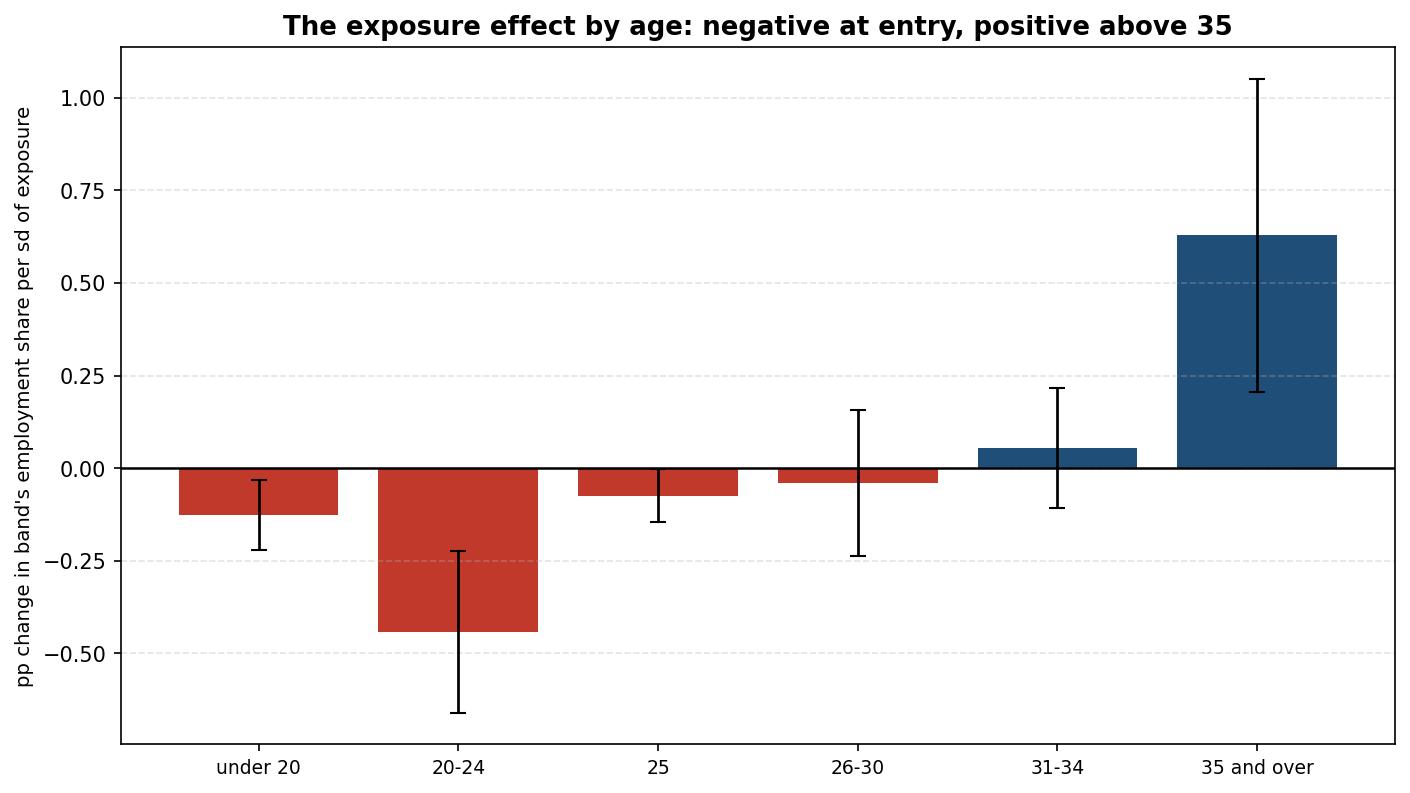

The script that saved this image:
"""
section3_age_gradient.py
Is the effect specific to young workers, or does it hit every age?

WHY THIS MATTERS
Sections 3 and 4 estimate the exposure effect on the 22-25 and 20-24 shares and
find it robustly negative. On its own that is not evidence of an ENTRY-LEVEL
effect. A share is zero-sum across age bands by construction, so a fall in the
young share is mechanically matched by a rise somewhere else; the question is
whether the pattern has the shape an entry-level story predicts.

Brynjolfsson et al.'s fact (2) makes the claim explicitly: "employment of young
workers (ages 22-25) in AI-exposed occupations now stands 19% below where it would
be had it kept pace with that of their less-exposed peers; experienced workers
show no comparable gap." Unlike their fact (5), this one is testable here on this
paper's own outcome, and it is a claim this paper might CONFIRM rather than reject.

WHAT IS RUN
The Section 3 specification, unchanged, on the share of every non-overlapping age
band in turn. If the entry-level reading is right, the coefficient should be
negative and largest for the youngest band, shrink with age, and turn positive for
older bands, because the shares must sum to one.

Panel construction and the estimator live in entry_panel.py.
Writes section3_age_gradient.png.
"""
import numpy as np, pandas as pd
from scipy import stats as sp
import matplotlib; matplotlib.use("Agg")
import matplotlib.pyplot as plt
from entry_panel import load, fe, z, post_x, stars, NONOVERLAP

D = load()
# the non-overlapping bands tile 16-64, so their shares sum to 100 by construction
for b in NONOVERLAP:
    D[f"sh_{b}"] = 100 * D[b] / D.tot
D["sh_a22_25"] = 100 * D.a22_25 / D.tot          # overlapping, reported alongside

LADDER = [("sh_u20", "under 20", 18), ("sh_a20_24", "20-24", 22),
          ("sh_a25", "25", 25), ("sh_a26_30", "26-30", 28),
          ("sh_a31_34", "31-34", 32.5), ("sh_a35p", "35 and over", 45)]

print("=" * 92)
print("IS THE EFFECT SPECIFIC TO YOUNG WORKERS?")
print(f"Section 3 specification on every non-overlapping age band, {D.occ.nunique()} occupations")
print("=" * 92)
print("""
  Shares of the non-overlapping bands sum to 100 by construction, so the
  coefficients must sum to approximately zero across the ladder. The question is
  the SHAPE: an entry-level story predicts the largest negative at the bottom,
  shrinking with age, turning positive at the top.
""")
print(f"  {'age band':<16}{'coef':>10}{'se':>9}{'t':>7}{'p':>9}")
RES = []
for col, lab, mid in LADDER:
    b, se, t, p, G, n = fe(D, col, post_x(D, ["rep_good"]))
    RES.append((lab, mid, b[0], se[0], p[0]))
    print(f"  {lab:<16}{b[0]:>+10.4f}{se[0]:>9.4f}{t[0]:>7.2f}{p[0]:>9.4f} {stars(p[0])}")
print(f"  {'':<16}{'-'*10}")
print(f"  {'sum':<16}{sum(r[2] for r in RES):>+10.4f}   (should be ~0)")

b, se, t, p, G, n = fe(D, "sh_a22_25", post_x(D, ["rep_good"]))
print(f"\n  {'22-25 (overlaps)':<16}{b[0]:>+10.4f}{se[0]:>9.4f}{t[0]:>7.2f}{p[0]:>9.4f} {stars(p[0])}")

# ---- is the gradient monotone where the entry-level story needs it to be? ------
print("\n" + "=" * 92)
print("THE SHAPE")
print("=" * 92)
young = [r for r in RES if r[1] <= 25]
old   = [r for r in RES if r[1] >= 26]
print(f"\n  bands 25 and under : {' '.join(f'{r[2]:+.3f}' for r in young)}")
print(f"  bands 26 and over  : {' '.join(f'{r[2]:+.3f}' for r in old)}")
sig_young = sum(1 for r in young if r[4] < .05)
sig_old   = sum(1 for r in old if r[4] < .05)
print(f"\n  significant at 5%: {sig_young} of {len(young)} young bands,"
      f" {sig_old} of {len(old)} older bands")

# weighted regression of coefficient on band midpoint, a compact gradient test
mids = np.array([r[1] for r in RES]); co = np.array([r[2] for r in RES])
w = 1 / np.array([r[3] for r in RES]) ** 2
X = np.column_stack([np.ones(len(mids)), mids])
XtW = X.T * w
bb = np.linalg.pinv(XtW @ X) @ (XtW @ co)
resid = co - X @ bb
s2 = (w * resid ** 2).sum() / max(len(mids) - 2, 1)
V = s2 * np.linalg.pinv(XtW @ X)
tt = bb[1] / np.sqrt(V[1, 1])
print(f"\n  gradient: coefficient rises {bb[1]:+.5f} per year of age"
      f"  (t = {tt:+.2f}, p = {2*(1-sp.norm.cdf(abs(tt))):.4f})")
print("""
  A positive gradient means the exposure effect moves from negative at the bottom
  of the age distribution toward positive at the top, which is the shape an
  entry-level account predicts and a uniform-shrinkage account does not.""")

# ---- chart ---------------------------------------------------------------------
fig, ax = plt.subplots(figsize=(9.5, 5.4))
labs = [r[0] for r in RES]; co = [r[2] for r in RES]; es = [1.96 * r[3] for r in RES]
cols = ["#c0392b" if c < 0 else "#1f4e79" for c in co]
ax.bar(range(len(co)), co, yerr=es, color=cols, error_kw=dict(lw=1.3, capsize=4))
ax.axhline(0, color="black", lw=1.2)
ax.set_xticks(range(len(labs))); ax.set_xticklabels(labs, fontsize=9)
ax.set_ylabel("pp change in band's employment share per sd of exposure", fontsize=9.5)
ax.set_title("The exposure effect by age: negative at entry, positive above 35",
             fontsize=12.5, fontweight="bold")
ax.grid(True, axis="y", ls="--", alpha=.35)
plt.tight_layout(); plt.savefig("section3_age_gradient.png", dpi=150, bbox_inches="tight")
print("\nChart saved: section3_age_gradient.png")
